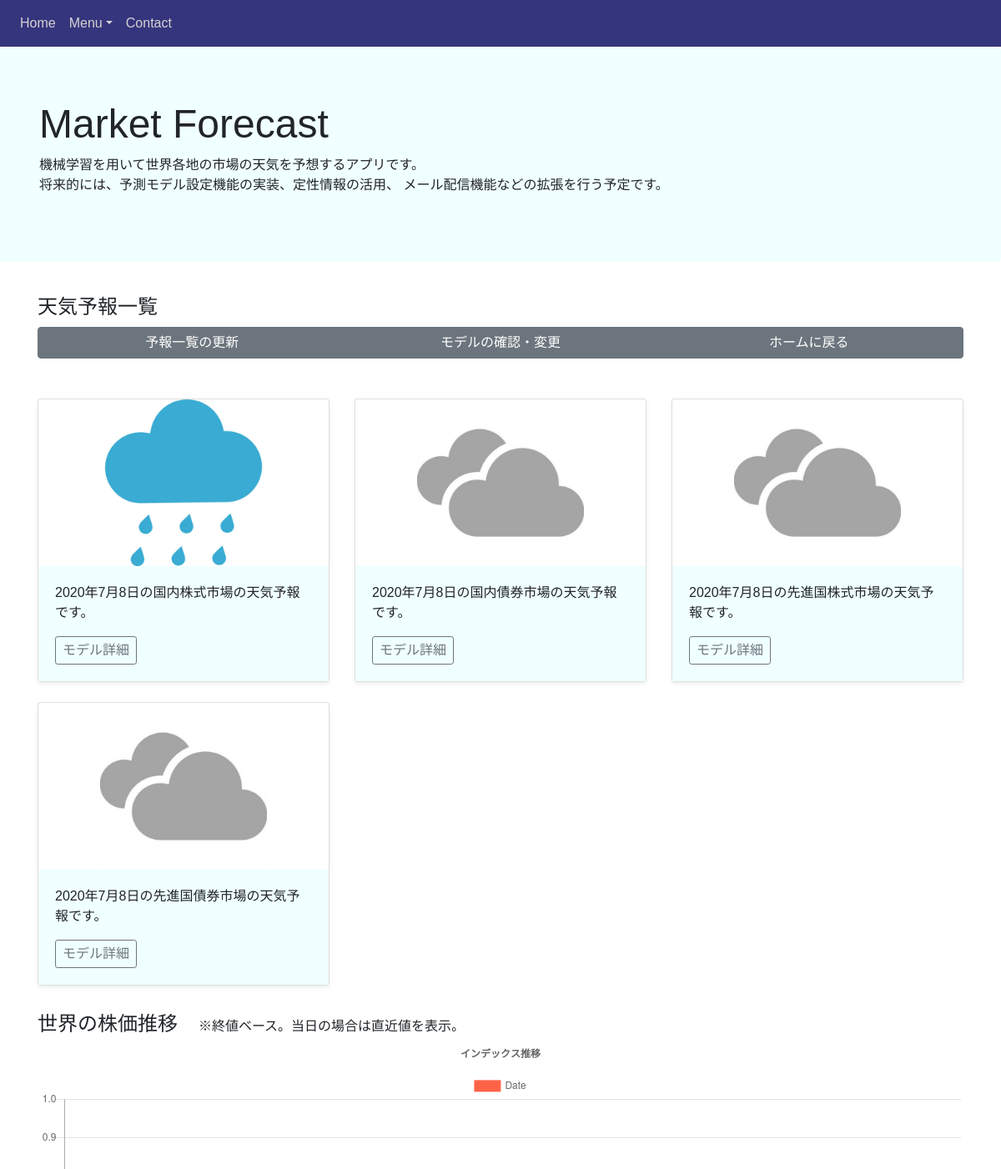
The page /forecast_app/forecast_main/ (upper part) on the database as committed earlier.
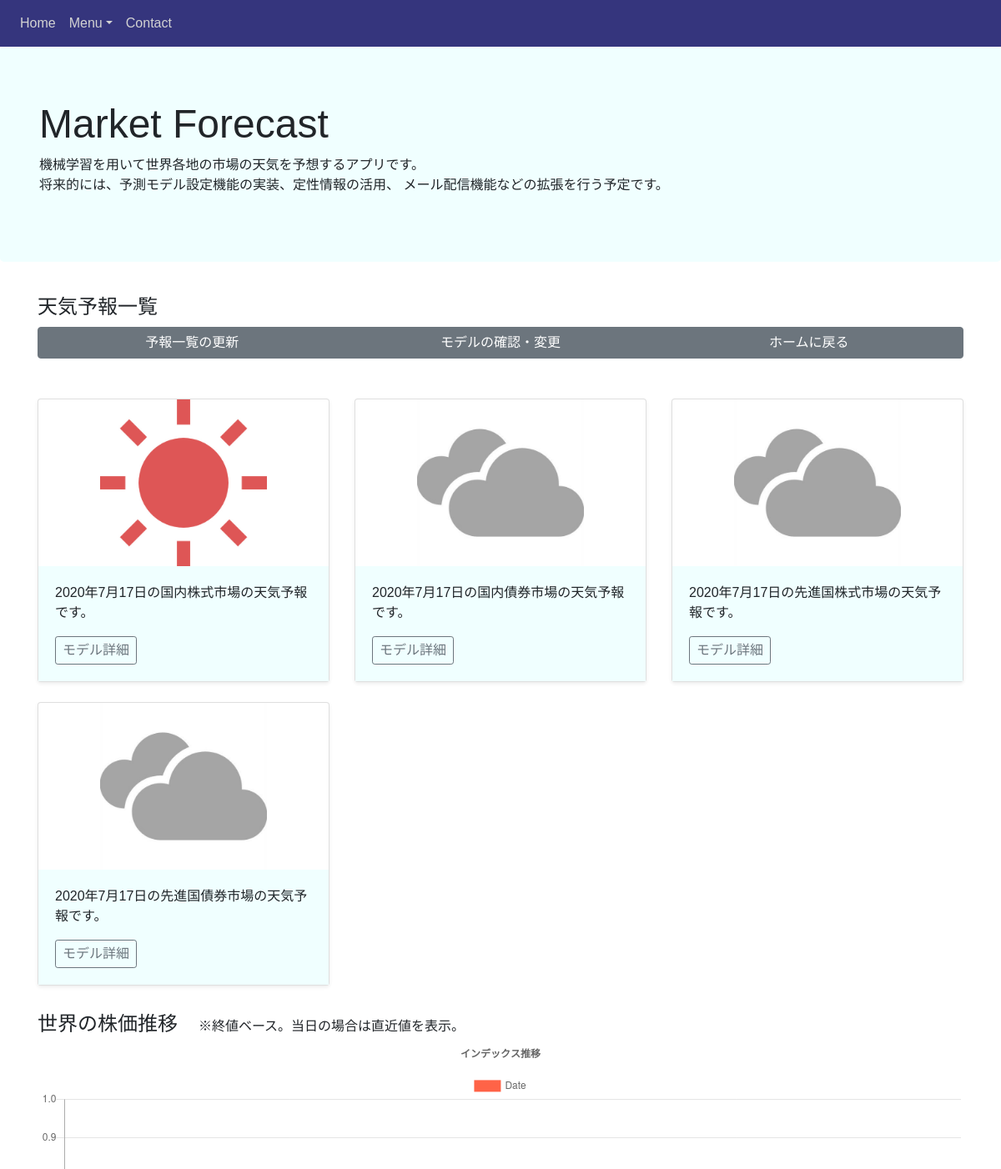
The same page on the database as committed later.
### forecast_app/models.py (models this page shows, shortened)
class MarketForecastModel(models.Model):
    title = models.CharField('モデル名', max_length=100)
    model_defined_date = models.DateField('最終更新日', default=timezone.now)
    forecast_model = models.CharField(
        'アルゴリズム', max_length=100, default='binomial logit')
    train_num = models.IntegerField('学習データ数', default=2600)
    weather = models.CharField('予報', max_length=100, default='cloudy')

### forecast_app/views.py (the view)
# urls.py: path('forecast_main/', MainForm.as_view(), name='forecast_main'),
class MainForm(TemplateView):
    template_name = 'forecast_main.html'
    model = MarketForecastModel
    def get(self, request):
        contents = self.forecast_market()
        index_data = get_recent_index()
        index_cols = index_data.columns.to_list()
        index_cols = ['Date', *index_cols]
        return render(request, 'forecast_main.html', {'contents': contents, 'index_data': index_data, 'index_cols': index_cols, })
    @staticmethod
    def forecast_market():
        contents = []
        for asset_id, asset_name in asset_class.items():
            obj, _ = MarketForecastModel.objects.get_or_create(title=asset_id)
            contents.append([asset_name, obj.model_defined_date, obj.weather])
        return contents

### forecast_app/model_forecast.py (called while the page is built)
def get_recent_index(num_week=2):
    close_price = pd.DataFrame()
    date_start = datetime.today() - timedelta(weeks=num_week)
    date_end = datetime.today()
    for name in EXCHANGES:
        close_price[name[0]] = pdr.DataReader(
            name[1], 'yahoo', date_start, date_end)['Close']
    close_price = close_price.fillna(method='ffill')
    close_price = close_price.dropna()
    close_price = close_price.round(2)
    return close_price

### templates/forecast_main.html (shortened to what this page needs)
{% extends 'base.html' %}
{% load static %}
{% block header %}
<nav class="navbar navbar-expand-md">
    <div class="collapse navbar-collapse" id="bs-navi">
        <ul class="navbar-nav">
            <li class="nav-item"><a class="nav-link" href="{% url 'index' %}">Home</a></li>
            <li class="nav-item dropdown">
                <a class="nav-link dropdown-toggle" id="nav-link-dropdown" data-toggle="dropdown" aria-haspopup="true" aria-expanded="false">Menu</a>
            </li>
            <li class="nav-item"><a class="nav-link" href="{% url 'index' %}">Contact</a></li>
        </ul>
    </div>
</nav>
<div class="jumbotron">
    <div class="container">
        <h1><font size="7">Market Forecast</font></h1>
        <p>
            機械学習を用いて世界各地の市場の天気を予想するアプリです。<br/>
            将来的には、予測モデル設定機能の実装、定性情報の活用、
            メール配信機能などの拡張を行う予定です。
        </p>
    </div>
</div>
{% endblock header %}
{% block content %}
<div class='container'>
    <h2><font size="5">天気予報一覧</font></h2>
    <div class="btn-group d-flex" role="group" aria-label="...">
        <a href="{% url 'forecast_app:forecast_update' %}" class="btn btn-secondary w-100" tabindex="-1" role="button" aria-disabled="true">予報一覧の更新</a>
        <a href="{% url 'forecast_app:forecast_main' %}" class="btn btn-secondary w-100" tabindex="-1" role="button" aria-disabled="true">モデルの確認・変更</a>
        <a href="{% url 'index' %}" class="btn btn-secondary w-100" tabindex="-1" role="button" aria-disabled="true">ホームに戻る</a>
    </div>
</div>
<div class="album py-5">
    <div class="container">
        <div class="row">
            {% for asset_name, prediction_date, result in contents %}
            <div class="col-md-4">
                <div class="card mb-4 shadow-sm">
                    <div class="card-img">
                        <img src="/media/weather/{{ result }}.jpeg" width="200px" height="200px">
                    </div>
                    <div class="card-body">
                        <p class="card-text">
                            {{ prediction_date | date:"Y年n月j日" }}の{{ asset_name }}市場の天気予報です。
                        </p>
                        <div class="d-flex justify-content-between align-items-center">
                            <button type="button" class="btn btn-sm btn-outline-secondary"><font size="3">モデル詳細</font></button>
                        </div>
                    </div>
                </div>
            </div>
            {% endfor %}
        </div>
        <h2>
            <font size="5">世界の株価推移</font>
            <font size="3">　※終値ベース。当日の場合は直近値を表示。</font>
        </h2>
        <canvas id="index-graph"></canvas>
    </div>
</div>
{% endblock content %}

### templates/base.html (shortened to what this page needs)
<!doctype html>
{% load static %}
{% load humanize %}
<html lang="en">
  <head>
    <link rel="stylesheet" href="https://stackpath.bootstrapcdn.com/bootstrap/4.4.1/css/bootstrap.min.css">
    <link rel="stylesheet" href="{% static 'css/style.css' %}">
  </head>
  <body>
    {% block header %}
    {% endblock header %}
    {% block content %}
    {% endblock content %}
  </body>
</html>

### static/css/style.css (style rules this page uses)
body { font-family: 'Hiragino Kaku Gothic Pro', 'ヒラギノ角ゴ Pro W3', 'メイリオ', Meiryo, 'ＭＳ Ｐゴシック', sans-serif; }
nav { background-color: #35357d; }
.nav-link { color: lightgray; }
#nav-link-dropdown { color: lightgray; }
.jumbotron { background-color: azure; }
.card-img { text-align: center; }
.card-body { background-color: azure; }

Rows that differ between the two databases and show on the page:
changed MarketForecastModel (number 1 of 4 on the later page): weather: picture added; weather: picture removed
Other text that changed with them:
new list line: "2020年7月17日"
new list line: "の 国内株式 市場の天気予報です。 モデル詳細"
new list line: "の 国内債券 市場の天気予報です。 モデル詳細"
new list line: "の 先進国株式 市場の天気予報です。 モデル詳細"
new list line: "の 先進国債券 市場の天気予報です。 モデル詳細"
list line gone: "2020年7月8日"
list line gone: "の 国内株式 市場の天気予報です。 モデル詳細"
list line gone: "の 国内債券 市場の天気予報です。 モデル詳細"
list line gone: "の 先進国株式 市場の天気予報です。 モデル詳細"
list line gone: "の 先進国債券 市場の天気予報です。 モデル詳細"
